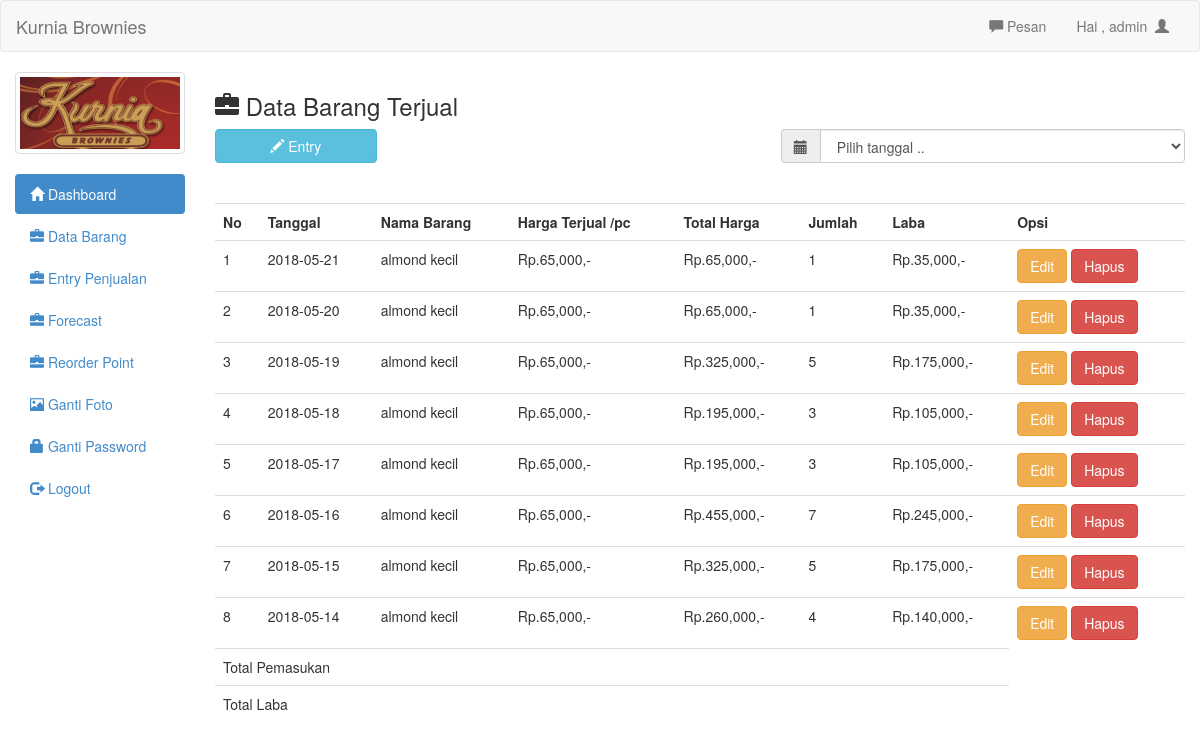
The page /admin/barang_laku.php (signed in) on the database its author committed.
### tables this page shows
CREATE TABLE `barang_laku` (
  `id` int(11) NOT NULL,
  `tanggal` date NOT NULL,
  `nama` text NOT NULL,
  `jumlah` int(11) NOT NULL,
  `harga` int(11) NOT NULL,
  `total_harga` int(20) NOT NULL,
  `laba` int(11) NOT NULL
);

### admin/barang_laku.php (the view, shortened to what this page needs)
<?php include 'header.php';	?>
<h3><span class="glyphicon glyphicon-briefcase"></span>  Data Barang Terjual</h3>
<button style="margin-bottom:20px" data-toggle="modal" data-target="#myModal" class="btn btn-info col-md-2"><span class="glyphicon glyphicon-pencil"></span>  Entry</button>
<form action="" method="get">
	<div class="input-group col-md-5 col-md-offset-7">
		<span class="input-group-addon" id="basic-addon1"><span class="glyphicon glyphicon-calendar"></span></span>
		<select type="submit" name="tanggal" class="form-control" onchange="this.form.submit()">
			<option>Pilih tanggal ..</option>
		</select>
	</div>
</form>
<br/>
<br/>
<table class="table">
	<tr>
		<th>No</th>
		<th>Tanggal</th>
		<th>Nama Barang</th>
		<th>Harga Terjual /pc</th>
		<th>Total Harga</th>
		<th>Jumlah</th>
		<th>Laba</th>
		<th>Opsi</th>
	</tr>
	<?php
	if(isset($_GET['tanggal'])){
		$tanggal=mysql_real_escape_string($_GET['tanggal']);
		$brg=mysql_query("select * from barang_laku where tanggal like '$tanggal' order by tanggal desc");
	}else{
		$brg=mysql_query("select * from barang_laku order by tanggal desc");
	}
	$no=1;
	while($b=mysql_fetch_array($brg)){
		?>
		<tr>
			<td><?php echo $no++ ?></td>
			<td><?php echo $b['tanggal'] ?></td>
			<td><?php echo $b['nama'] ?></td>
			<td>Rp.<?php echo number_format($b['harga']) ?>,-</td>
			<td>Rp.<?php echo number_format($b['total_harga']) ?>,-</td>
			<td><?php echo $b['jumlah'] ?></td>
			<td><?php echo "Rp.".number_format($b['laba']).",-"?></td>
			<td>
				<a href="edit_laku.php?id=<?php echo $b['id']; ?>" class="btn btn-warning">Edit</a>
				<a onclick="if(confirm('Apakah anda yakin ingin menghapus data ini ??')){ location.href='hapus_laku.php?id=<?php echo $b['id']; ?>&jumlah=<?php echo $b['jumlah'] ?>&nama=<?php echo $b['nama']; ?>' }" class="btn btn-danger">Hapus</a>
			</td>
		</tr>
		<?php
	}
	?>
	<tr>
		<td colspan="7">Total Pemasukan</td>
	</tr>
	<tr>
		<td colspan="7">Total Laba</td>
	</tr>
</table>
	<?php include 'footer.php'; ?>

### admin/header.php (shortened to what this page needs)
<!DOCTYPE html>
<html>
<head>
	<link rel="stylesheet" type="text/css" href="../assets/css/bootstrap.css">
	<link rel="stylesheet" type="text/css" href="../assets/js/jquery-ui/jquery-ui.css">
</head>
<body>
	<div class="navbar navbar-default">
		<div class="container-fluid">
			<div class="navbar-header">
				<a href="http://www.malasngoding.com" class="navbar-brand">Kurnia Brownies</a>
			</div>
			<div class="collapse navbar-collapse">
				<ul class="nav navbar-nav navbar-right">
					<li><a id="pesan_sedia" href="#" data-toggle="modal" data-target="#modalpesan"><span class='glyphicon glyphicon-comment'></span>  Pesan</a></li>
					<li><a class="dropdown-toggle" data-toggle="dropdown" role="button" href="#">Hai , <?php echo $_SESSION['uname']  ?>&nbsp&nbsp<span class="glyphicon glyphicon-user"></span></a></li>
				</ul>
			</div>
		</div>
	</div>
	<div class="col-md-2">
		<div class="row">
			<?php
			$use=$_SESSION['uname'];
			$fo=mysql_query("select foto from admin where uname='$use'");
			while($f=mysql_fetch_array($fo)){
				?>
				<div class="col-xs-6 col-md-12">
					<a class="thumbnail">
						<img class="img-responsive" src="foto/<?php echo $f['foto']; ?>">
					</a>
				</div>
				<?php
			}
			?>
		</div>
		<ul class="nav nav-pills nav-stacked">
			<li class="active"><a href="index.php"><span class="glyphicon glyphicon-home"></span>  Dashboard</a></li>
			<li><a href="barang.php"><span class="glyphicon glyphicon-briefcase"></span>  Data Barang</a></li>
			<li><a href="barang_laku.php"><span class="glyphicon glyphicon-briefcase"></span>  Entry Penjualan</a></li>
			<li><a href="rop.php"><span class="glyphicon glyphicon-briefcase"></span>  Forecast</a></li>
			<li><a href="rop.php"><span class="glyphicon glyphicon-briefcase"></span>  Reorder Point</a></li>
			<li><a href="ganti_foto.php"><span class="glyphicon glyphicon-picture"></span>  Ganti Foto</a></li>
			<li><a href="ganti_pass.php"><span class="glyphicon glyphicon-lock"></span> Ganti Password</a></li>
			<li><a href="logout.php"><span class="glyphicon glyphicon-log-out"></span>  Logout</a></li>
		</ul>
	</div>
	<div class="col-md-10">

### rows shown on the page
barang_laku: tanggal "2018-05-21", nama "almond kecil", harga "65,000", total_harga "65,000", jumlah "1", laba "35,000"
barang_laku: tanggal "2018-05-20", nama "almond kecil", harga "65,000", total_harga "65,000", jumlah "1", laba "35,000"
barang_laku: tanggal "2018-05-19", nama "almond kecil", harga "65,000", total_harga "325,000", jumlah "5", laba "175,000"
barang_laku: tanggal "2018-05-18", nama "almond kecil", harga "65,000", total_harga "195,000", jumlah "3", laba "105,000"
barang_laku: tanggal "2018-05-17", nama "almond kecil", harga "65,000", total_harga "195,000", jumlah "3", laba "105,000"
barang_laku: tanggal "2018-05-16", nama "almond kecil", harga "65,000", total_harga "455,000", jumlah "7", laba "245,000"
barang_laku: tanggal "2018-05-15", nama "almond kecil", harga "65,000", total_harga "325,000", jumlah "5", laba "175,000"
barang_laku: tanggal "2018-05-14", nama "almond kecil", harga "65,000", total_harga "260,000", jumlah "4", laba "140,000"

### other values the page prints
$_SESSION['uname'] "admin"
